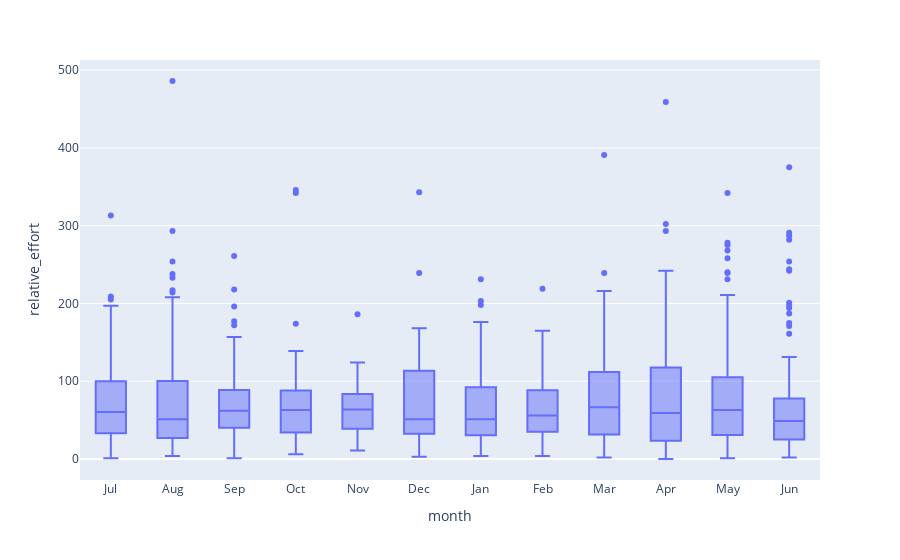

Notebook code cell kept with this figure:
### Code cell
#Plot relative effort
fig = px.box(data_strava, x="month",y="relative_effort")
fig.show()

### Figure 1 — Plotly figure (JSON) as saved in the notebook; plotly's stock layout.template omitted (floating-point values rounded to 4 significant figures; data arrays with more than 128 entries replaced by an {"elided": "..."} marker saying what was removed)
{"data": [{"alignmentgroup": "True", "hovertemplate": "month=%{x}<br>relative_effort=%{y}<extra></extra>", "legendgroup": "", "marker": {"color": "#636efa"}, "name": "", "notched": false, "offsetgroup": "", "orientation": "v", "showlegend": false, "type": "box", "x": {"elided": "1618 str values"}, "x0": " ", "xaxis": "x", "y": {"elided": "1618 int values"}, "y0": " ", "yaxis": "y"}], "layout": {"boxmode": "group", "legend": {"tracegroupgap": 0}, "margin": {"t": 60}, "xaxis": {"anchor": "y", "domain": [0, 1], "title": {"text": "month"}}, "yaxis": {"anchor": "x", "domain": [0, 1], "title": {"text": "relative_effort"}}}}
